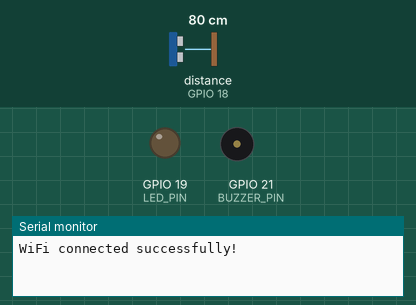
This program was run on a simulated ESP32. Shown: output pins drawn as LEDs (lit = HIGH), buzzer (waves = sounding), the last lines printed to the serial monitor. Wiring (inferred from the names in the program): ultrasonic range finder: trigger GPIO 5; echo GPIO 18. Dashed ring = blinking. The test bench sets the inputs (shaded band); at power-on: distance to the obstacle (sensor on GPIO 18) 80 cm. The echo pulse lasts 58.3 µs per cm; WiFi joins after 1.5 s; servers stay silent unless stated; pins used as bus, display or sensor lines are not drawn.

Above: at 2.7 s.
2.8 s: distance to the obstacle (sensor on GPIO 18) set to 17 cm
4.3 s: distance to the obstacle (sensor on GPIO 18) set to 13 cm
At 4.43 s:
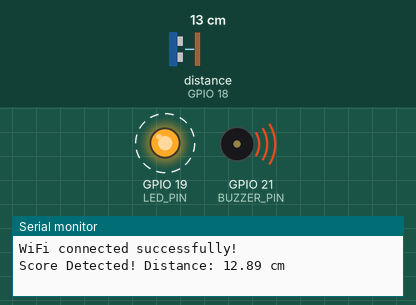
10.3 s: distance to the obstacle (sensor on GPIO 18) set to 18 cm
At 11.3 s:
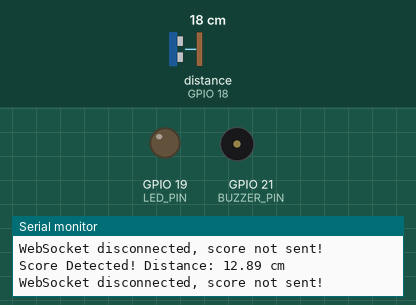
11.8 s: distance to the obstacle (sensor on GPIO 18) set to 2 cm
At 12.6 s:
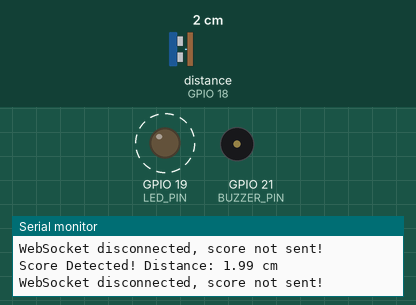
Timing chart, 0 to 15.8 s (numbered marks = the images above; inputs shaded):
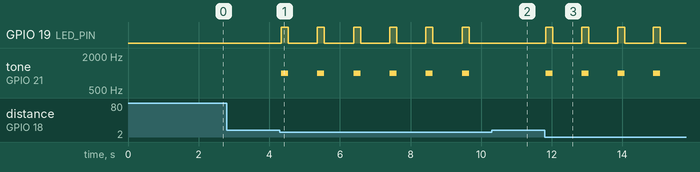

The program:

main.cpp
```cpp
#include <Arduino.h>
#include <WiFiManager.h>
#include <WebSocketsClient.h>

// PIN CONFIGURATION
#define TRIG_PIN 5
#define ECHO_PIN 18
#define LED_PIN 19
#define BUZZER_PIN 21

// WEBSOCKET CONFIGURATION
// Deployed Railway backend URL (no https://, no trailing slash)
const char* ws_host = "ftcminigame-production.up.railway.app";
const uint16_t ws_port = 8000;
const char* ws_path = "/ws";

WebSocketsClient webSocket;

// GAME CONFIGURATION
const int DISTANCE_THRESHOLD_CM = 15; // Distance to detect an artifact in the goal
const unsigned long COOLDOWN_MS = 1000; // Cooldown between scores

unsigned long lastScoreTime = 0;

void webSocketEvent(WStype_t type, uint8_t * payload, size_t length) {
    switch(type) {
        case WStype_DISCONNECTED:
            Serial.println("[WS] Disconnected!");
            break;
        case WStype_CONNECTED:
            Serial.printf("[WS] Connected to url: %s\n", payload);
            break;
        case WStype_TEXT:
            Serial.printf("[WS] Message: %s\n", payload);
            break;
    }
}

void triggerScoreEffect() {
    digitalWrite(LED_PIN, HIGH);
    tone(BUZZER_PIN, 1000); // 1000 Hz frequency
    delay(200);
    digitalWrite(LED_PIN, LOW);
    noTone(BUZZER_PIN);
}

void setup() {
    Serial.begin(115200);

    pinMode(TRIG_PIN, OUTPUT);
    pinMode(ECHO_PIN, INPUT);
    pinMode(LED_PIN, OUTPUT);
    pinMode(BUZZER_PIN, OUTPUT);

    // Ensure outputs are OFF initially
    digitalWrite(LED_PIN, LOW);
    digitalWrite(BUZZER_PIN, LOW);

    // WiFiManager Setup
    WiFiManager wm;
    bool res = wm.autoConnect("FTC-Goal-Detector", "password123");

    if(!res) {
        Serial.println("Failed to connect to WiFi");
        // ESP.restart();
    } else {
        Serial.println("WiFi connected successfully!");
    }

    // Initialize WebSocket (Using SSL/WSS — required for Railway's HTTPS-only public domains)
    // For local testing without SSL, use webSocket.begin(ws_host, 80, ws_path);
    webSocket.beginSSL(ws_host, 443, ws_path);
    webSocket.onEvent(webSocketEvent);
    webSocket.setReconnectInterval(5000);
}

void loop() {
    webSocket.loop();

    // Read Ultrasonic Sensor
    digitalWrite(TRIG_PIN, LOW);
    delayMicroseconds(2);
    digitalWrite(TRIG_PIN, HIGH);
    delayMicroseconds(10);
    digitalWrite(TRIG_PIN, LOW);

    long duration = pulseIn(ECHO_PIN, HIGH, 30000); // 30ms timeout
    if (duration > 0) {
        float distance_cm = duration * 0.034 / 2;

        // Detect Score
        if (distance_cm > 0 && distance_cm < DISTANCE_THRESHOLD_CM) {
            unsigned long currentTime = millis();
            if (currentTime - lastScoreTime > COOLDOWN_MS) {
                lastScoreTime = currentTime;

                Serial.printf("Score Detected! Distance: %.2f cm\n", distance_cm);

                // Trigger Hardware Effects
                triggerScoreEffect();

                // Send Score via WebSocket
                if (webSocket.isConnected()) {
                    webSocket.sendTXT("SCORE");
                } else {
                    Serial.println("WebSocket disconnected, score not sent!");
                }
            }
        }
    }

    delay(50); // Small delay to prevent sensor flooding
}
```

Measured:
- the behaviour switches between 16 and 15 cm on distance to the obstacle (sensor on GPIO 18) (found by bisection; images 0 and 1)
- after the input at 2.8 s, every drawn part: stays the same
- after the input at 4.3 s, GPIO 19 (LED_PIN): alternates HIGH for 0.20 s and LOW for 0.83 s, starting at once; tone on GPIO 21 (BUZZER_PIN): alternates 1000 Hz for 0.20 s and silent for 0.83 s, starting at once
- after the input at 10.3 s, GPIO 19 (LED_PIN): stops changing and stays LOW; tone on GPIO 21 (BUZZER_PIN): stops changing and stays silent
- after the input at 11.8 s, GPIO 19 (LED_PIN): alternates HIGH for 0.20 s and LOW for 0.81 s, starting at once; tone on GPIO 21 (BUZZER_PIN): alternates 1000 Hz for 0.20 s and silent for 0.81 s, starting at once
